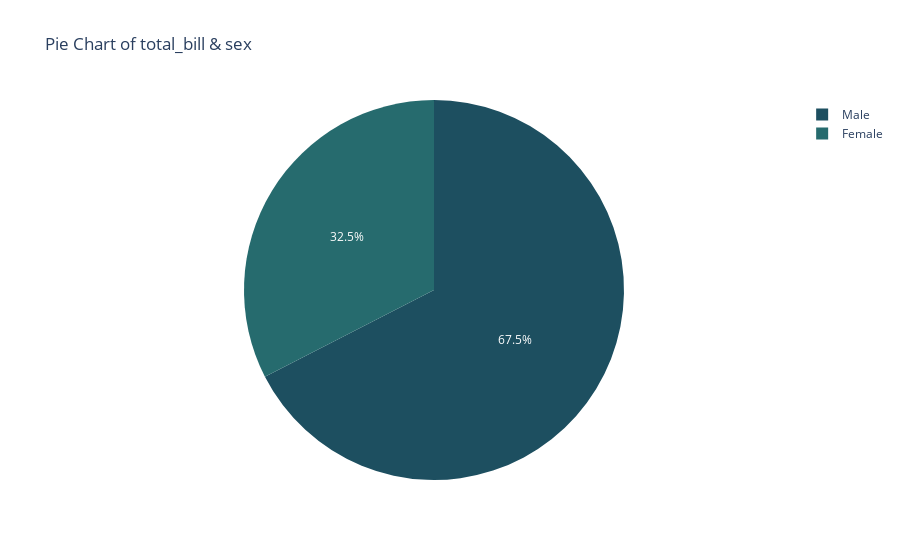

This figure's notebook cell:
### Code cell
px.pie(df2 ,
       values = "total_bill" , 
       names = "sex"       , 
       title = "Pie Chart of total_bill & sex" ,
       color_discrete_sequence = px.colors.sequential.Blugrn_r)

### Figure 1 — Plotly figure (JSON) as saved in the notebook; plotly's stock layout.template omitted (floating-point values rounded to 4 significant figures; data arrays with more than 128 entries replaced by an {"elided": "..."} marker saying what was removed)
{"data": [{"domain": {"x": [0, 1], "y": [0, 1]}, "hovertemplate": "sex=%{label}<br>total_bill=%{value}<extra></extra>", "labels": {"elided": "244 str values"}, "legendgroup": "", "name": "", "showlegend": true, "type": "pie", "values": {"elided": "244 float values"}}], "layout": {"legend": {"tracegroupgap": 0}, "piecolorway": ["rgb(29, 79, 96)", "rgb(38, 107, 110)", "rgb(54, 135, 122)", "rgb(77, 162, 132)", "rgb(109, 188, 144)", "rgb(150, 210, 164)", "rgb(196, 230, 195)"], "title": {"text": "Pie Chart of total_bill & sex"}}}
